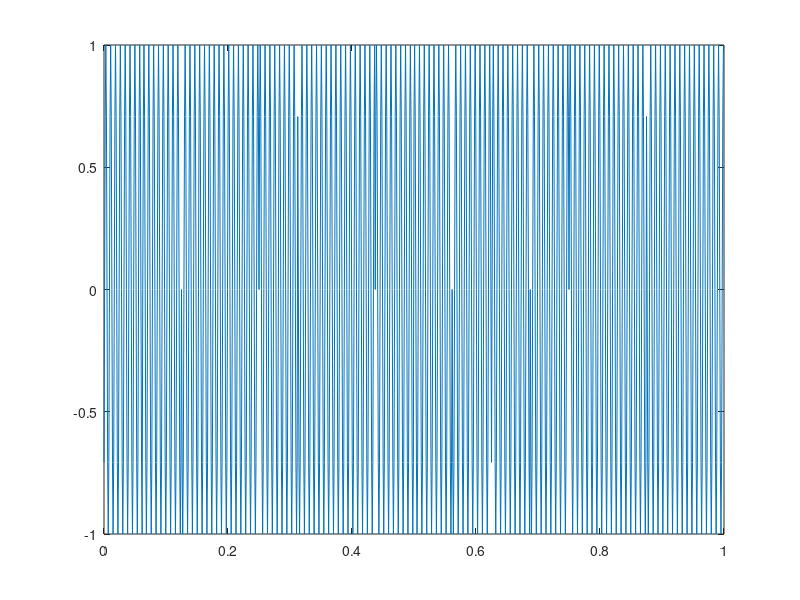
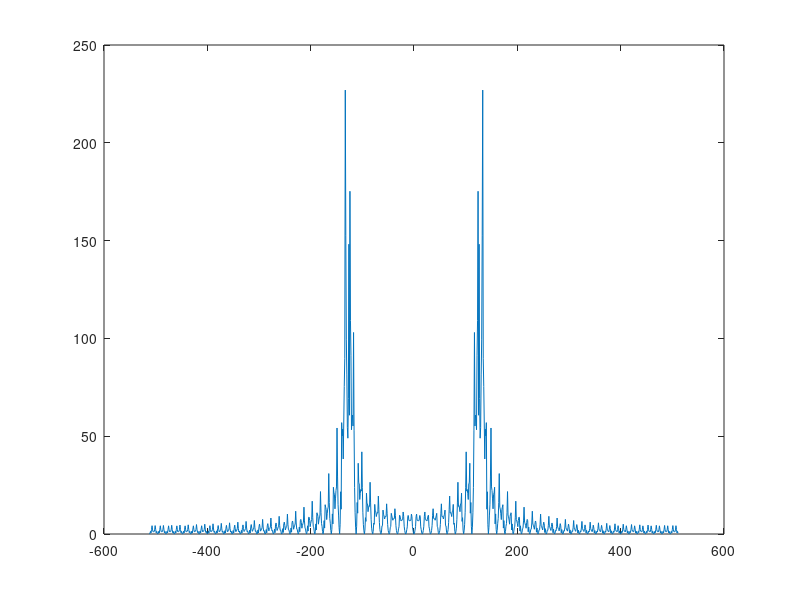

The MATLAB script that drew these images, in order:
clear all

T = 1  ;
Sr = 16;
Fs = 1024;
F0 = 128;
n = 3; 
t = [0:Fs*T-1]'/Fs;
N = Fs*T;
Br = Sr*n;
data = randi(2,T*Sr,n)-1;
IQ_table = [1+0*i, 1/sqrt(2)+1/sqrt(2)*i, 0+1*i, -1/sqrt(2)+1/sqrt(2)*i, -1+0*i, -1/sqrt(2)-1/sqrt(2)*i, 0-1*i, 1/sqrt(2)-1/sqrt(2)*i ];
data = bi2de(data) + 1;
symbol = IQ_table(data);

data = reshape(repmat(symbol,Fs/Sr,1),[],1);
s = real(data).*cos(2*pi*F0*t)-imag(data).*sin(2*pi*F0*t);
I = real(data);
Q = imag(data);
figure
plot(t,s);
figure
ff = [-N/2:N/2-1]*Fs/N;
plot(ff,abs(fftshift(fft(s))))